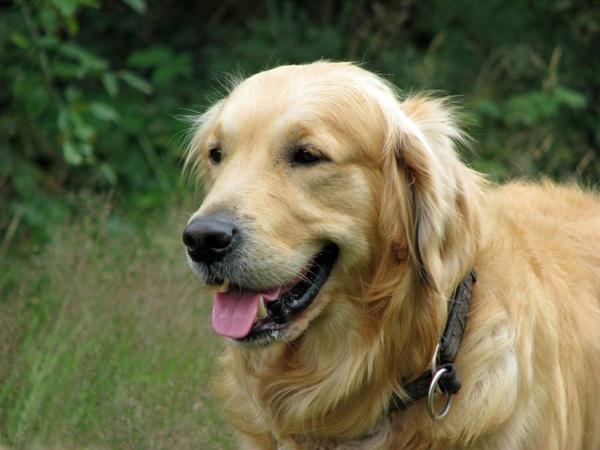
#> input picture test.jpg, 600 x 450 px
$ python 7_roi.py
#> lines starting #> are read from the running program, lines starting #| are printed output that depends on the picture; after the words box and inside, x2 and y2 are one past the last pixel; in counts of white or black regions, pixels touching at a corner belong together
# Region of image

import numpy as np
import cv2

img = cv2.imread("test.jpg")
#> img is the input picture: shape (450, 600, 3); mean B, G, R 74.8, 107.5, 108.4
cv2.imshow("original", img)

# (120, 150) ~ (180, 300) 위치의 픽셀 잘라내기 = 150 * 60 크기의 이미지
subimg = img[120:180, 150:300]
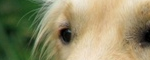
#> subimg: shape (60, 150, 3); mean B, G, R 103.2, 139, 144
cv2.imshow("cutting", subimg)

# 원본 이미지의 (0, 0) ~ (60, 150) 위치에 자른 이미지 붙여넣기
img[0:60, 0:150] = subimg
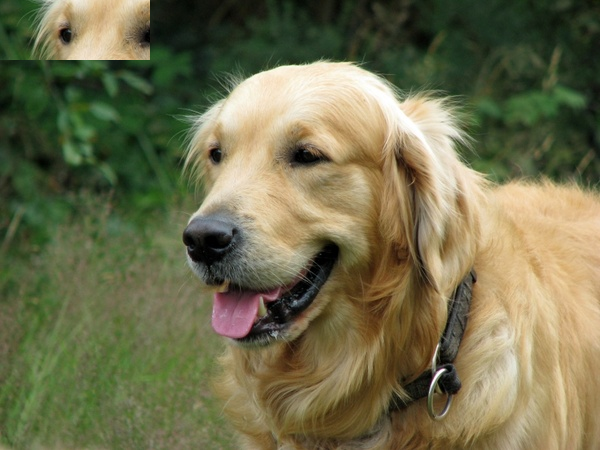
#> img: shape (450, 600, 3); 3.33% of pixels changed, all inside (x1, y1, x2, y2) = (0, 0, 150, 60)

# 이미지 크기 출력
print(img.shape)
#| (450, 600, 3)
print(subimg.shape)
#| (60, 150, 3)

# 수정된 이미지 출력
cv2.imshow("modified", img)

cv2.waitKey(0)
cv2.destroyAllWindows()
